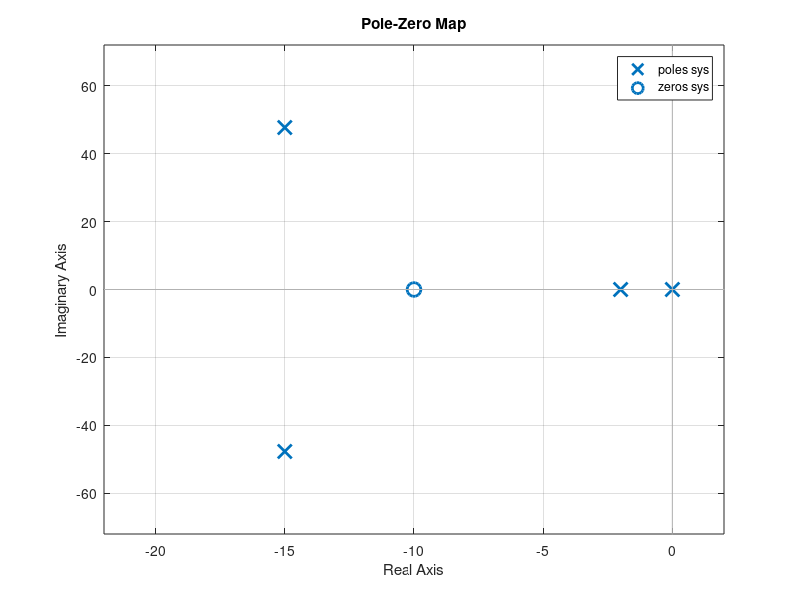
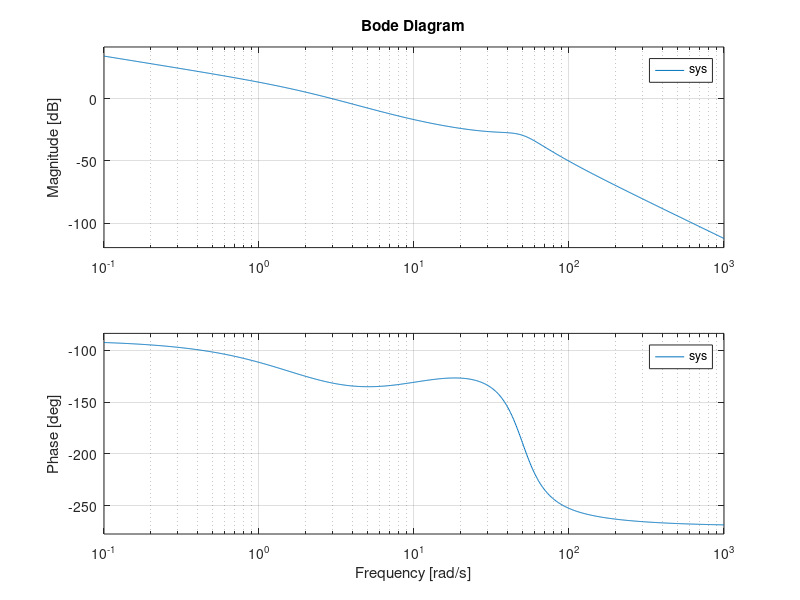
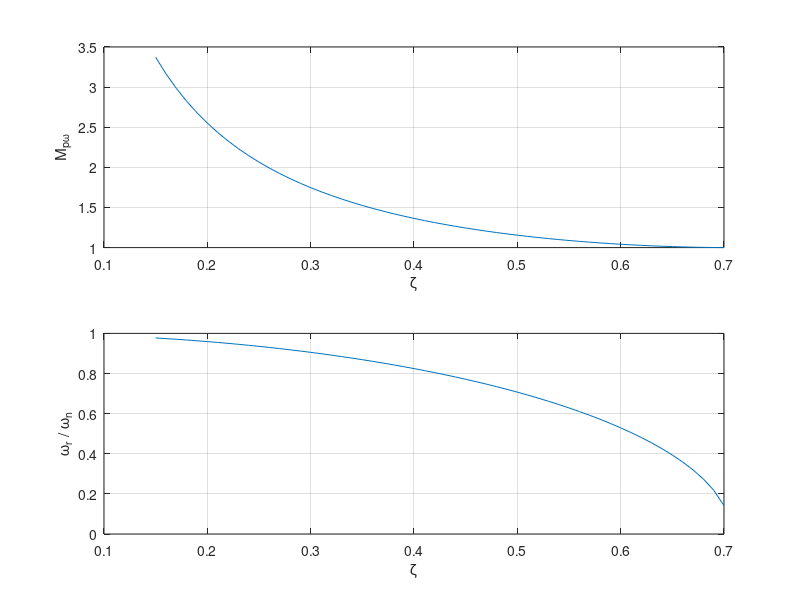

Recreate these plots in MATLAB, in order.
num = 5 * [0.1 1];
den = conv([1 0], conv([0.5 1], [1/(50^2) 0.6/50 1 ]))
% den = conv([0.5 1], [1/(50^2) 0.6/50 1 ])

% syms s
% expr = (5 * (0.1*s + 1)) / (s * (1 + 0.5*s) * (1 + (0.6/50)*s + (1/(50^2))*s^2));
% expand(expr)

sys = tf(num, den)

figure;
pzmap(sys)
sys_poles = pole(sys)
sys_zeros = zero(sys)
figure;
bode(sys)


zeta = 0.15:0.01:0.7;
wr_over_wn = sqrt(1-2*zeta.^2);
Mp = (2*zeta .*sqrt(1-zeta.^2)).^(-1);

figure;
subplot(211)
plot(zeta, Mp)
grid
xlabel('\zeta')
ylabel('M_{p\omega}')

subplot(212)
plot(zeta, wr_over_wn)
grid
xlabel('\zeta')
ylabel('\omega_r / \omega_n')
